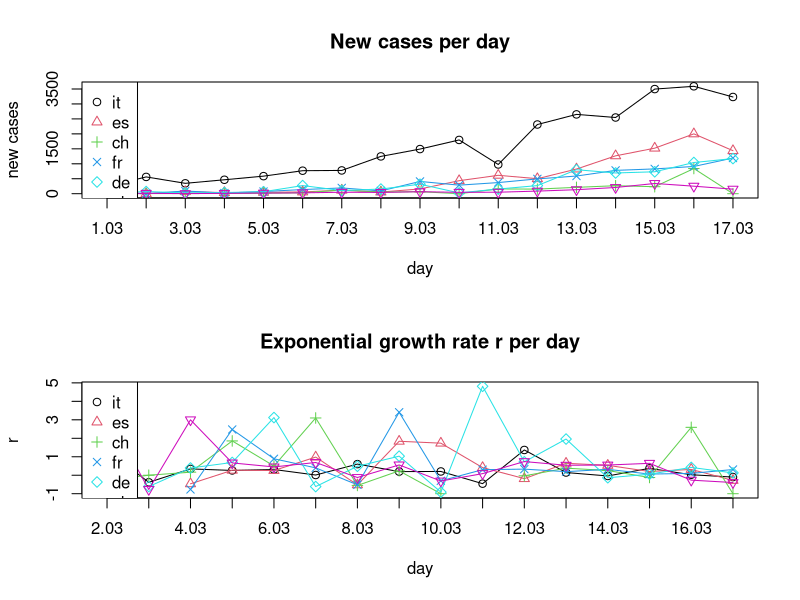

Here is the R script that generated this plot:
## Exponential growth
# y = a * (1 + r)^x
# a = initial value (the amount before measuring growth or decay)
# r = growth or decay rate (most often represented as a percentage and expressed as a decimal)
# x = number of time intervals that have passed
# (y/a)^(1/x) - 1 = r

BASE_DIR <- "~/covid-19/"
setwd(BASE_DIR)

## March: New confirmed covid-19 cases per day. Data taken from daily situation reports from the WHO website.
days <- c('01.03','02.03','03.03','04.03','05.03','06.03','07.03',
          '08.03','09.03','10.03','11.03','12.03','13.03','14.03',
          '15.03','16.03','17.03')
it <- c(240,561,347,466,587,769,778,1247,1492,1797,977,2313,2651,2547,3497,3590,3233)
es <- c(13,0,69,37,47,59,117,56,159,435,615,501,825,1266,1522,2000,1438)
ch <- c(8,6,6,7,20,30,123,55,68,0,159,154,213,267,234,841,0)
fr <- c(43,0,91,21,73,138,193,93,410,286,372,495,591,780,829,911,1193)
de <- c(0,72,28,39,66,272,105,156,317,27,157,271,802,693,733,1043,1174)
uk <- c(3,13,3,12,20,29,49,43,67,46,50,87,134,208,342,251,152)
all_countries <- list(it,es,ch,fr,de,uk)


## Computing exponential growth rates r
compute_r <- function(y, t, x){
  r <- c()
  for(i in 2:length(t)){
    new_r <- (y[i] / y[i-1])^(1/x) - 1
    if(abs(new_r) %in% c(Inf, NaN)) new_r <- NA
    r <- c(r, new_r)
  }
  return(r)
}

r_it <- compute_r(it, days, 1)
r_es <- compute_r(es, days, 1)
r_ch <- compute_r(ch, days, 1)
r_fr <- compute_r(fr, days, 1)
r_de <- compute_r(de, days, 1)
r_uk <- compute_r(uk, days, 1)
all_countries_r <- list(r_it,r_es,r_ch,r_fr,r_de,r_uk)


## Plotting
all_countries_names <- c('it','es','ch','fr','de','uk')
colors <- 1:length(all_countries_names)
pchs <- 1:length(all_countries_names)

pdf('covid-19-new-cases.pdf')

par(mfrow=c(2,1))

# New cases per day
plot(days, unlist(all_countries[1]), main='New cases per day', type='o',
     ylim=c(0,max(unlist(all_countries),na.rm=T)),
     xaxt="n", col=colors[1], pch=pchs[1], ylab='new cases', xlab='day')
axis(1, at=days, labels=T)
for(i in 2:length(all_countries)){
  lines(days, unlist(all_countries[i]), type='o', col=colors[i], pch=pchs[i])
}
legend('topleft',legend=all_countries_names,col=colors,pch=pchs)

# Exponential growth rate r per day
plot(days[-1], unlist(all_countries_r[1]), main='Exponential growth rate r per day', type='o',
     ylim=c(min(unlist(all_countries_r),na.rm=T), max(unlist(all_countries_r),na.rm=T)),
     xaxt="n", col=colors[1], pch=pchs[1], ylab='r', xlab='day')
axis(1, at=days[-1], labels=T)
for(i in 2:length(all_countries_r)){
  lines(days[-1], unlist(all_countries_r[i]), type='o', col=colors[i], pch=pchs[i])
}
legend('topleft',legend=all_countries_names,col=colors,pch=pchs)

dev.off <- dev.off()